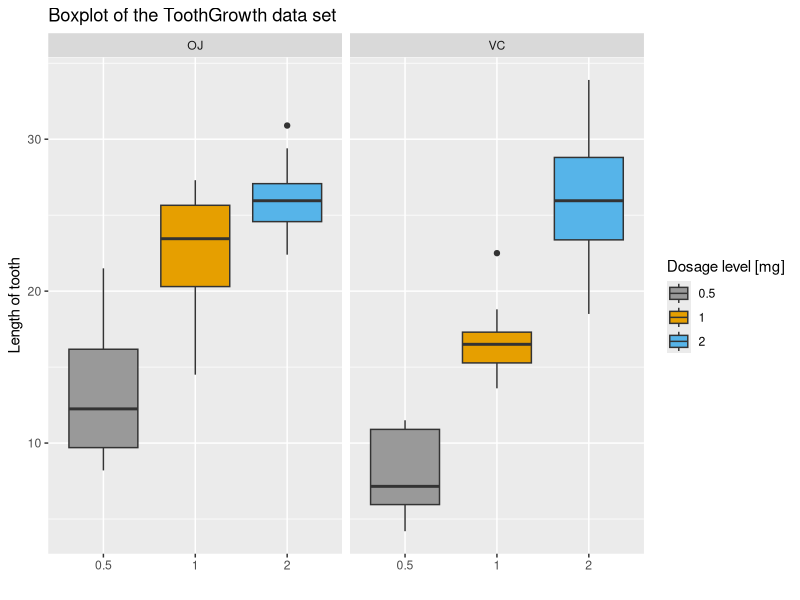

The R script that drew this image:
## ---- chunk 1
library(datasets);
data(ToothGrowth);
## ---- chunk 2
library(ggplot2);
g <- ggplot(data = ToothGrowth, aes(x = as.factor(dose), y = len, fill = as.factor(dose))) +
    geom_boxplot() +
    facet_grid(. ~ supp) +
    ggtitle("Boxplot of the ToothGrowth data set") +
    ylab("Length of tooth") +
    xlab("") +
    scale_fill_manual(values = c("#999999", "#E69F00", "#56B4E9"), name = "Dosage level [mg]");
print(g);
## ---- chunk 3
t.test(len ~ supp, data = ToothGrowth);
## ---- chunk 4
sub0.5 <- subset(ToothGrowth, dose == 0.5);
#t.test(sub0.5[1:10, 1], sub0.5[11:20, 1]);
t.test(sub0.5[1:10, 1] - sub0.5[11:20, 1]);
sub1.0 <- subset(ToothGrowth, dose == 1.0);
#t.test(sub1.0[1:10, 1], sub1.0[11:20, 1]);
t.test(sub1.0[1:10, 1] - sub1.0[11:20, 1]);
sub2.0 <- subset(ToothGrowth, dose == 2.0);
#t.test(sub2.0[1:10, 1], sub2.0[11:20, 1]);
t.test(sub2.0[1:10, 1] - sub2.0[11:20, 1]);
